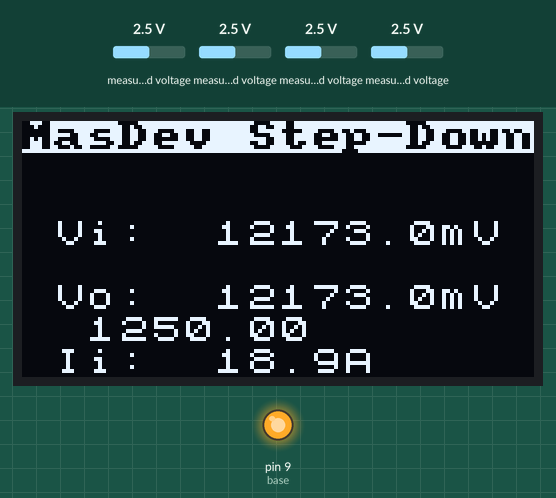
Bench run of a sketch on a simulated Arduino Uno, built with avr-gcc and run on an emulated ATmega328P. On the bench: 128×64 one-colour display, output pins drawn as LEDs (lit = HIGH). Inputs (shaded band) come from the test bench; at power-on: measured voltage 2.5 V. What the sketch prints to the serial monitor is not drawn.

Above: at 1.3 s.
1.4 s: measured voltage (sensor 203) set to 0.1 V
At 2.9 s:
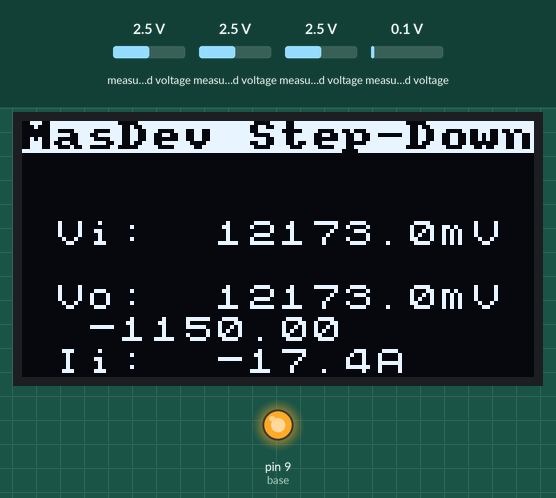
3.2 s: measured voltage (sensor 202) set to 3.8 V
At 3.9 s:
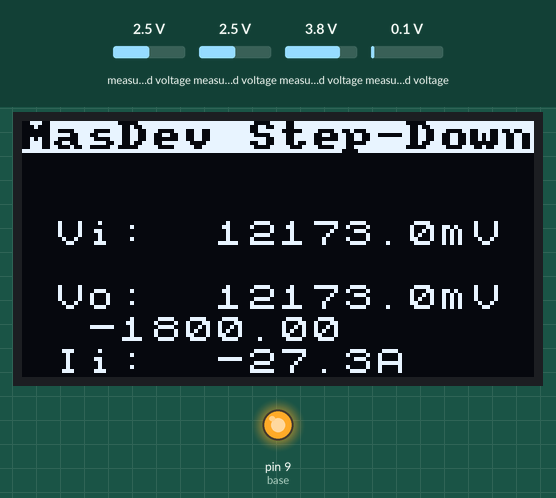
4.8 s: measured voltage (sensor 200) set to 0.1 V
At 6.1 s:
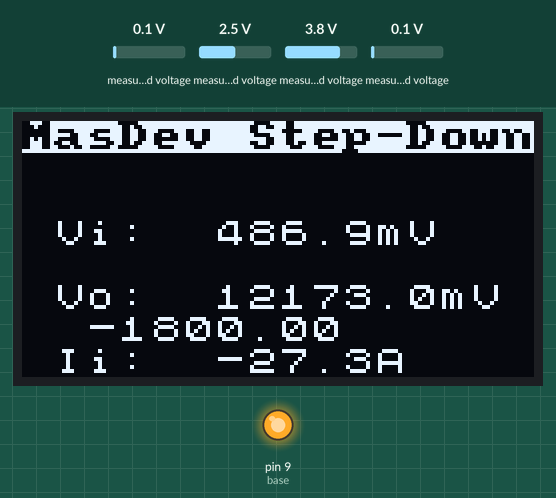
6.6 s: measured voltage (sensor 201) set to 0.1 V
At 7.3 s:
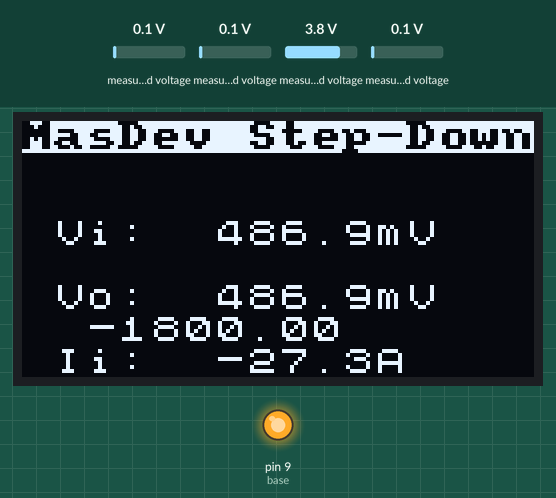
8.3 s: measured voltage (sensor 203) set to 2.5 V
At 8.9 s:
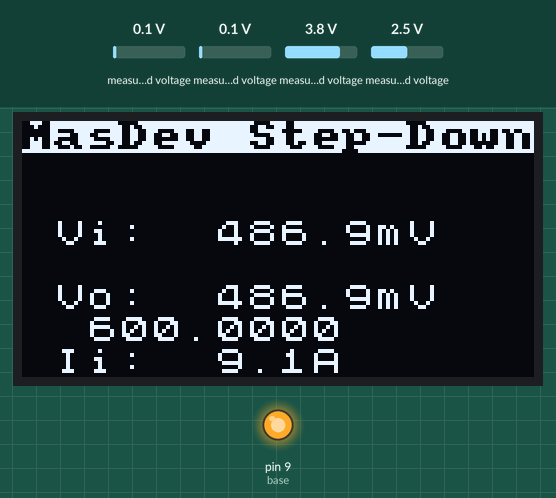
9.9 s: measured voltage (sensor 200) set to 1.2 V
At 11.6 s:
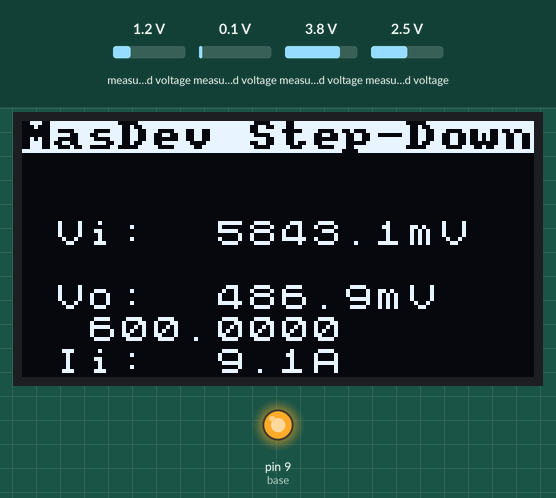
Timing chart, 0 to 12.6 s (numbered marks = the images above; inputs shaded):
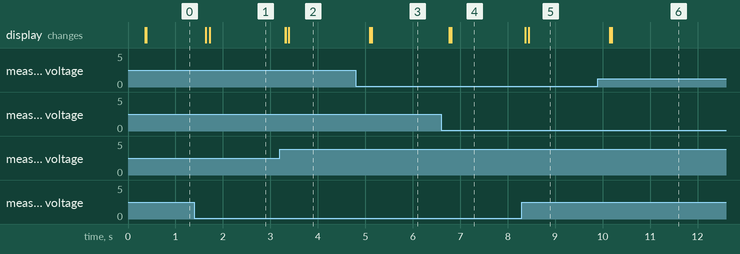

The sketch:

step-down-converter.ino
```cpp
// Step down Converter using ADS1115 & SH1106 made by Massimo Giardina 2021-06-25

// I2C
#include <Arduino.h>
#include <Wire.h>
// OLED
#include <U8x8lib.h>
U8X8_SH1106_128X64_NONAME_HW_I2C u8x8(/* reset=*/ U8X8_PIN_NONE);
// ADS1115
#include <ADS1115_WE.h>
ADS1115_WE adc = ADS1115_WE(0x48);

// Pin Configurations
const unsigned int base = 9;  //9;
// Voltage sensors
const int inputVoltagePin  = ADS1115_COMP_0_GND;
const int outputVoltagePin = ADS1115_COMP_1_GND;
// Current sensor
const int vccVoltagePin = ADS1115_COMP_2_GND;
const int inputCurrentPin = ADS1115_COMP_3_GND;

// Voltage-divider resistors
const unsigned long r1 = 38460; // ~ohm
const unsigned long r2 = 9940;  // ~ohm

#define DEBUG 1

static float setVoltage = 0;
static float dutyref = 0;

static struct Voltage {
  float raw = 0;
  float value = 0;
  float voltage = 0;
  float ar = 0;
} inputVoltage,outputVoltage;

float readChannel(ADS1115_MUX channel) {
  adc.setCompareChannels(channel);
  adc.startSingleMeasurement();
  while(adc.isBusy());
  return adc.getResult_mV();
}
void readInputVoltage()
{
  inputVoltage.raw = readChannel(inputVoltagePin);
  inputVoltage.voltage = inputVoltage.raw * (r1 + r2) / r2;
}
void readOutputVoltage()
{
  outputVoltage.raw = readChannel(outputVoltagePin);
  outputVoltage.voltage = outputVoltage.raw * (r1 + r2) / r2;
}

// OLED functions
void pre(void)
{
  u8x8.setFont(u8x8_font_amstrad_cpc_extended_f);
  u8x8.clear();

  u8x8.inverse();
  u8x8.drawString(0,0,"MasDev Step-Down");
  u8x8.setFont(u8x8_font_chroma48medium8_r);
  u8x8.noInverse();
  u8x8.setCursor(0,1);
}

void setup() {
  Serial.begin(115200);

  pinMode(base, OUTPUT);

  // Inversed! 32kHz on Pin D9
  TCCR1A = 0b11110001;
  TCCR1B = TCCR1B & 0xC | 0b00001001;

  // OLED
  u8x8.begin();
  pre();

  // ADS1115
  Wire.begin();
  if(!adc.init()){
    Serial.println("ADS1115 not connected!");
    while (1) {yield();}  // Block
  }
  adc.setVoltageRange_mV(ADS1115_RANGE_6144);
  adc.setConvRate(ADS1115_860_SPS);
}

void loop() {
  dutyref = (setVoltage/inputVoltage.voltage);
  uint8_t dc = dutyref*0xFF;
  dc = 0;

  while (1) {
    readInputVoltage();
    readOutputVoltage();

    // Feedback
    // Too little -> High amperage
    if (outputVoltage.voltage < setVoltage && dc < 0xFF)
      dc++;

    // Too much -> Low amperage
    if (outputVoltage.voltage > setVoltage && dc > 0)
      dc--;

    OCR1A = dc;

    // OLED
    u8x8.drawString(1, 3, "Vi: ");
    u8x8.setCursor(6,3); u8x8.print(inputVoltage.voltage,1); u8x8.print("mV  ");
    u8x8.drawString(1, 5, "Vo: ");
    u8x8.setCursor(6, 5); u8x8.print(outputVoltage.voltage,1); u8x8.print("mV  ");

    // Doesn't work yet :(
    float i = readChannel(inputCurrentPin);
    float v = readChannel(vccVoltagePin);
    float deltamv = i-(0.5*v);
    u8x8.setCursor(2,6); u8x8.print(deltamv);
    u8x8.drawString(1, 7, "Ii: ");
    u8x8.setCursor(6, 7); u8x8.print(deltamv/66,1); u8x8.print("A  ");

    if (Serial.available())
      setVoltage =  Serial.parseFloat();

    if (DEBUG) {
      Serial.print(inputVoltage.raw); Serial.print(" -> "); Serial.print(inputVoltage.voltage,1); Serial.print("mV\t");
      Serial.print(outputVoltage.raw); Serial.print(" -> "); Serial.print(outputVoltage.voltage,1); Serial.print("mV\t");
      Serial.print(setVoltage); Serial.print(" -> "); Serial.print(dc); Serial.print("\t");
      Serial.print('\n');
    }
  }
}
```

Measured:
- after the input at 1.4 s, the display: first changes after 0.24 s (image 1 shows a later state)
- after the input at 3.2 s, the display: first changes after 0.11 s (image 2 shows a later state)
- after the input at 4.8 s, the display: first changes after 0.30 s (image 3 shows a later state)
- after the input at 6.6 s, the display: first changes after 0.16 s (image 4 shows a later state)
- after the input at 8.3 s, the display: first changes after 0.07 s (image 5 shows a later state)
- after the input at 9.9 s, the display: first changes after 0.25 s (image 6 shows a later state)
